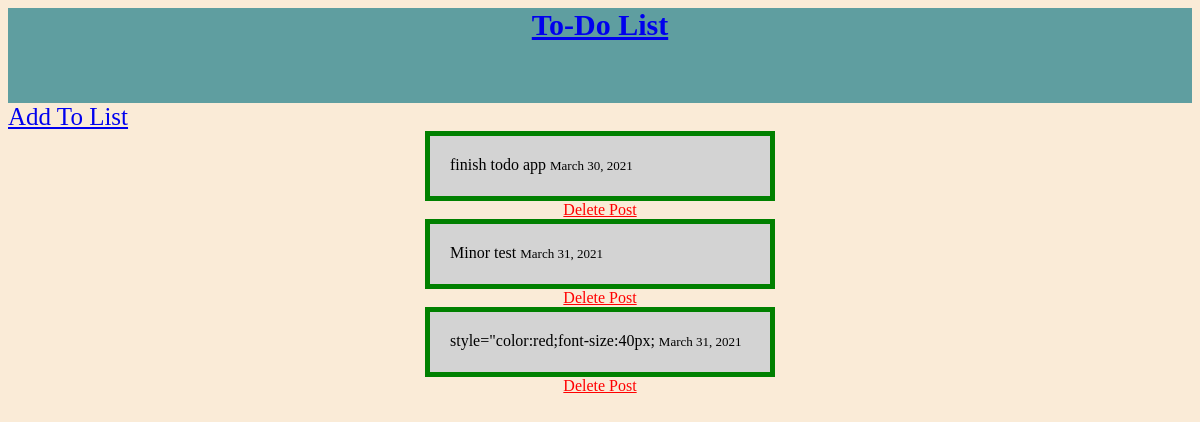
/, run on an earlier commit of the app's database.
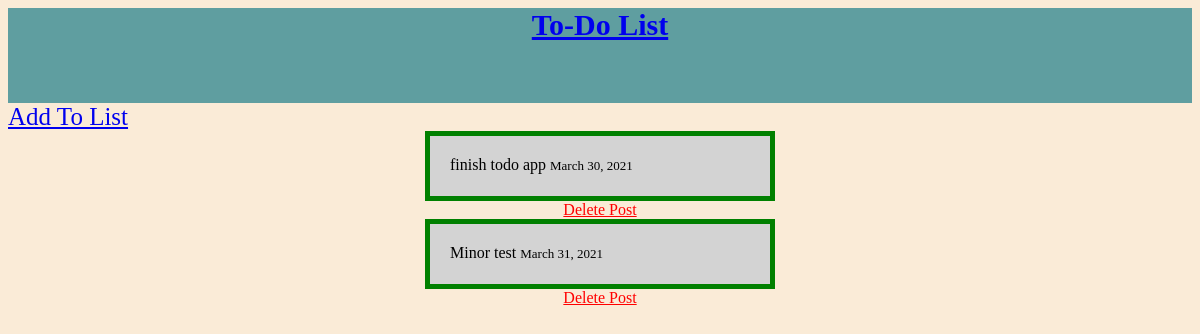
And on a later commit of the database.
### list/models.py (models this page shows, shortened)
class List(models.Model):
    title = models.CharField(max_length=250, default='')
    date_created = models.DateField(auto_now_add=True, null=True, blank=True)

### list/views.py (the view)
# urls.py: path('', HomePageView.as_view(), name='home'),
class HomePageView(ListView):
    model = List
    context_object_name = 'all_posts_list'
    template_name = 'home.html'

### templates/home.html
{% extends 'base.html' %}
{% block content %}
   <span class="navigation" xmlns="http://www.w3.org/1999/html">
     <nav>
        <a href="{% url 'post_new' %}">Add To List</a>
     </nav>
   </span>
 {% for list in all_posts_list %}
 <div class="content">
     {{ list.title }}
     <font size="2">{{list.date_created}}</font>
 </div>
 <div class="delete">
  <a href="{% url 'delete' list.id %}">Delete Post</a><br>
 </div>
 {% endfor %}
 {% endblock content %}

What changed in the data, as far as the page shows it:
removed List: title "style=\"color:red;font-size:40px;", date_created "March 31, 2021"
